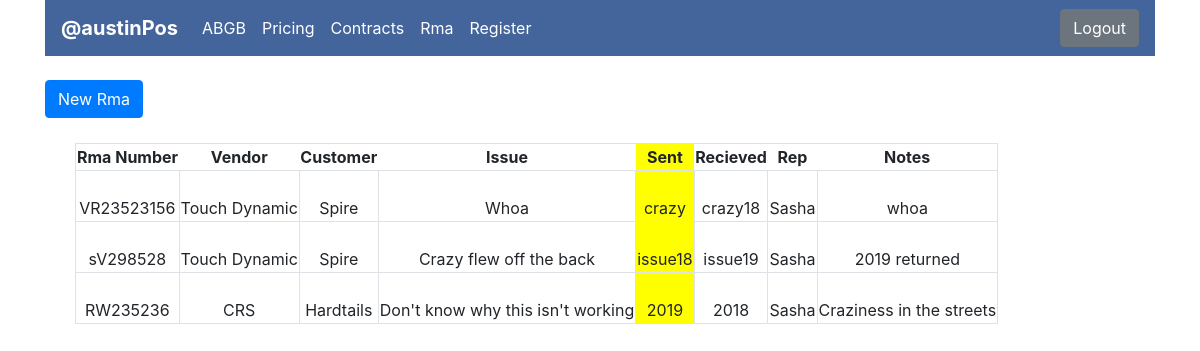
Page /rma (signed in) on the committed database.
### austinpos/models.py (models this page shows, shortened)
class User(db.Model, UserMixin):
    id = db.Column(db.Integer, primary_key=True)
    site = db.Column(db.String())
    username = db.Column(db.String(20), unique=True, nullable=False)
    email = db.Column(db.String(100), unique=True, nullable=False)
    password = db.Column(db.String(60), nullable=False)
    user_data = db.relationship('Rma', backref='userdata', lazy=True)

class Rma(db.Model):
    id = db.Column(db.Integer, primary_key=True)
    rmanumber = db.Column(db.String(50), unique=True, nullable=False)
    Vendor = db.Column(db.String(50), nullable=False)
    Customer = db.Column(db.String(100), nullable = False)
    Issue = db.Column(db.Text())
    Date_Sent = db.Column(db.String(50), nullable=False)
    Date_Received = db.Column(db.String(50))
    Rep = db.Column(db.String(50))
    Notes = db.Column(db.Text())
    user_id = db.Column(db.Integer, db.ForeignKey('user.id'))

### austinpos/routes.py (the view)
@app.route('/rma', methods=['GET', 'POST'])
@login_required
def rma():
    rmas = Rma.query.all()
    return render_template('rma.html', name = 'rma', info=rmas)

### austinpos/models.py (called while the page is built)
@login_manager.user_loader
def load_user(user_id):
    return User.query.get(int(user_id))

### austinpos/templates/rma.html
{% extends 'base.html' %}
{% block content %}
<form class="" action="{{ url_for('createrma') }}">
  <button class="btn btn-primary" type="submit" name="button">New Rma</button>
</form>
<div class="container">
  <div class="col-sm-12">
    <table class='rma'>
      <thead class='border'>
        <th>Rma Number</th>
        <th>Vendor</th>
        <th>Customer</th>
        <th>Issue</th>
        <th style="background-color:yellow;">Sent</th>
        <th>Recieved</th>
        <th>Rep</th>
        <th>Notes</th>
      </thead>
      {% for data in info %}
        <tr>
          <td class='border'>{{data.rmanumber}}</td>
          <td class='border'>{{data.Vendor}}</td>
          <td class='border'>{{data.Customer}}</td>
          <td class='border'>{{data.Issue}}</td>
          <td class='border' style='background-color:yellow;'>{{data.Date_Sent}}</td>
          <td class='border'>{{data.Date_Received}}</td>
          <td class='border'>{{data.Rep}}</td>
          <td class='border'>{{data.Notes}}</td>
        </tr>
      {% endfor %}
    </table>
  </div>
</div>
{% endblock content %}

### austinpos/templates/base.html (shortened to what this page needs)
<!DOCTYPE html>
<html lang="en">
  <head>
    <link rel="stylesheet" href="https://stackpath.bootstrapcdn.com/bootstrap/4.1.3/css/bootstrap.min.css">
    <link rel="stylesheet" href="{{url_for('static', filename='base.css')}}">
  </head>
  <body>
    <div class="container">
      <nav class="navbar navbar-expand-lg navbar-light" style="background-color: #44659b;">
        <a class="navbar-brand" style='color:white;' href="#"><strong>@austinPos</strong></a>
        <div class="collapse navbar-collapse" id="navbarSupportedContent">
          <ul class="navbar-nav mr-auto">
            {% if current_user.is_authenticated %}
              <li class='nav-item'>
                <a class="nav-link" href="{{url_for('dash')}}">{{ current_user.site }}</a>
              </li>
            {% endif %}
            <li class="nav-item">
              <a class="nav-link" href="{{ url_for('pricing')}}">Pricing</a>
            </li>
            <li class="nav-item">
              <a class="nav-link" href="#">Contracts</a>
            </li>
            <li class="nav-item">
              <a class="nav-link" href="{{ url_for('rma')}}">Rma</a>
            </li>
            <li class="nav-item">
              <a class="nav-link" href="{{ url_for('register') }}">Register</a>
            </li>
          </ul>
            <button class="btn btn-secondary my-2 my-sm-0" type="submit"><a style="color:white;" href="{{url_for('logout')}}">Logout</a></button>
        </div>
      </nav>
    </div>
    <div class="container">
      <br>
      {% block content %}{% endblock content %}
    </div>
  </body>
</html>

### austinpos/static/base.css (style rules this page uses)
.nav-link { color: white !important; }
.rma { margin-top: 25px; }
.rma th { text-align: center; }
.rma td { text-align: center; }
.border { padding-top: 25px; }

### rows in the picture
User: site "ABGB"
Rma: rmanumber "VR23523156", Vendor "Touch Dynamic", Customer "Spire", Issue "Whoa", Date_Sent "crazy", Date_Received "crazy18", Rep "Sasha", Notes "whoa"
Rma: rmanumber "sV298528", Vendor "Touch Dynamic", Customer "Spire", Issue "Crazy flew off the back", Date_Sent "issue18", Date_Received "issue19", Rep "Sasha", Notes "2019 returned"
Rma: rmanumber "RW235236", Vendor "CRS", Customer "Hardtails", Issue "Don't know why this isn't working", Date_Sent "2019", Date_Received "2018", Rep "Sasha", Notes "Craziness in the streets"
